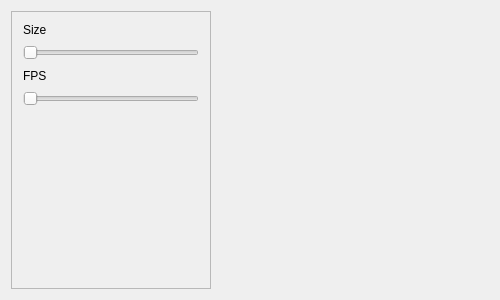
<?xml version="1.0" encoding="UTF-8"?>
<ui version="4.0">
 <class>myWidget</class>
 <widget class="QWidget" name="myWidget">
  <property name="geometry">
   <rect>
    <x>0</x>
    <y>0</y>
    <width>500</width>
    <height>300</height>
   </rect>
  </property>
  <property name="minimumSize">
   <size>
    <width>500</width>
    <height>0</height>
   </size>
  </property>
  <property name="windowTitle">
   <string>myWidget</string>
  </property>
  <layout class="QGridLayout" name="gridLayout">
   <item row="0" column="1">
    <widget class="QWidget" name="widget" native="true">
     <property name="focusPolicy">
      <enum>Qt::NoFocus</enum>
     </property>
     <layout class="QGridLayout" name="gridLayout_3">
      <property name="leftMargin">
       <number>0</number>
      </property>
      <property name="topMargin">
       <number>0</number>
      </property>
      <property name="rightMargin">
       <number>0</number>
      </property>
      <property name="bottomMargin">
       <number>0</number>
      </property>
      <item row="0" column="0">
       <widget class="QSplitter" name="splitter">
        <property name="frameShape">
         <enum>QFrame::NoFrame</enum>
        </property>
        <property name="midLineWidth">
         <number>10</number>
        </property>
        <property name="orientation">
         <enum>Qt::Horizontal</enum>
        </property>
        <property name="opaqueResize">
         <bool>true</bool>
        </property>
        <property name="handleWidth">
         <number>10</number>
        </property>
        <property name="childrenCollapsible">
         <bool>false</bool>
        </property>
        <widget class="QWidget" name="widget_2" native="true">
         <property name="sizePolicy">
          <sizepolicy hsizetype="Expanding" vsizetype="Expanding">
           <horstretch>0</horstretch>
           <verstretch>0</verstretch>
          </sizepolicy>
         </property>
         <layout class="QHBoxLayout" name="horizontalLayout">
          <property name="leftMargin">
           <number>0</number>
          </property>
          <property name="topMargin">
           <number>0</number>
          </property>
          <property name="rightMargin">
           <number>0</number>
          </property>
          <property name="bottomMargin">
           <number>0</number>
          </property>
         </layout>
        </widget>
       </widget>
      </item>
     </layout>
    </widget>
   </item>
   <item row="0" column="0">
    <widget class="QFrame" name="frame">
     <property name="maximumSize">
      <size>
       <width>200</width>
       <height>16777215</height>
      </size>
     </property>
     <property name="frameShape">
      <enum>QFrame::StyledPanel</enum>
     </property>
     <property name="frameShadow">
      <enum>QFrame::Raised</enum>
     </property>
     <layout class="QFormLayout" name="formLayout">
      <item row="0" column="0" colspan="2">
       <layout class="QVBoxLayout" name="verticalLayout_2">
        <item>
         <widget class="QLabel" name="label">
          <property name="text">
           <string>Size</string>
          </property>
         </widget>
        </item>
        <item>
         <widget class="QSlider" name="horizontalSlider">
          <property name="sizePolicy">
           <sizepolicy hsizetype="Expanding" vsizetype="Fixed">
            <horstretch>0</horstretch>
            <verstretch>0</verstretch>
           </sizepolicy>
          </property>
          <property name="minimumSize">
           <size>
            <width>0</width>
            <height>20</height>
           </size>
          </property>
          <property name="minimum">
           <number>1</number>
          </property>
          <property name="maximum">
           <number>100</number>
          </property>
          <property name="orientation">
           <enum>Qt::Horizontal</enum>
          </property>
         </widget>
        </item>
        <item>
         <widget class="QLabel" name="label_2">
          <property name="text">
           <string>FPS</string>
          </property>
         </widget>
        </item>
        <item>
         <widget class="QSlider" name="horizontalSlider_2">
          <property name="sizePolicy">
           <sizepolicy hsizetype="Expanding" vsizetype="Fixed">
            <horstretch>0</horstretch>
            <verstretch>0</verstretch>
           </sizepolicy>
          </property>
          <property name="minimumSize">
           <size>
            <width>0</width>
            <height>20</height>
           </size>
          </property>
          <property name="minimum">
           <number>1</number>
          </property>
          <property name="maximum">
           <number>1000</number>
          </property>
          <property name="orientation">
           <enum>Qt::Horizontal</enum>
          </property>
         </widget>
        </item>
       </layout>
      </item>
     </layout>
    </widget>
   </item>
  </layout>
 </widget>
 <layoutdefault spacing="6" margin="11"/>
 <resources/>
 <connections/>
</ui>
